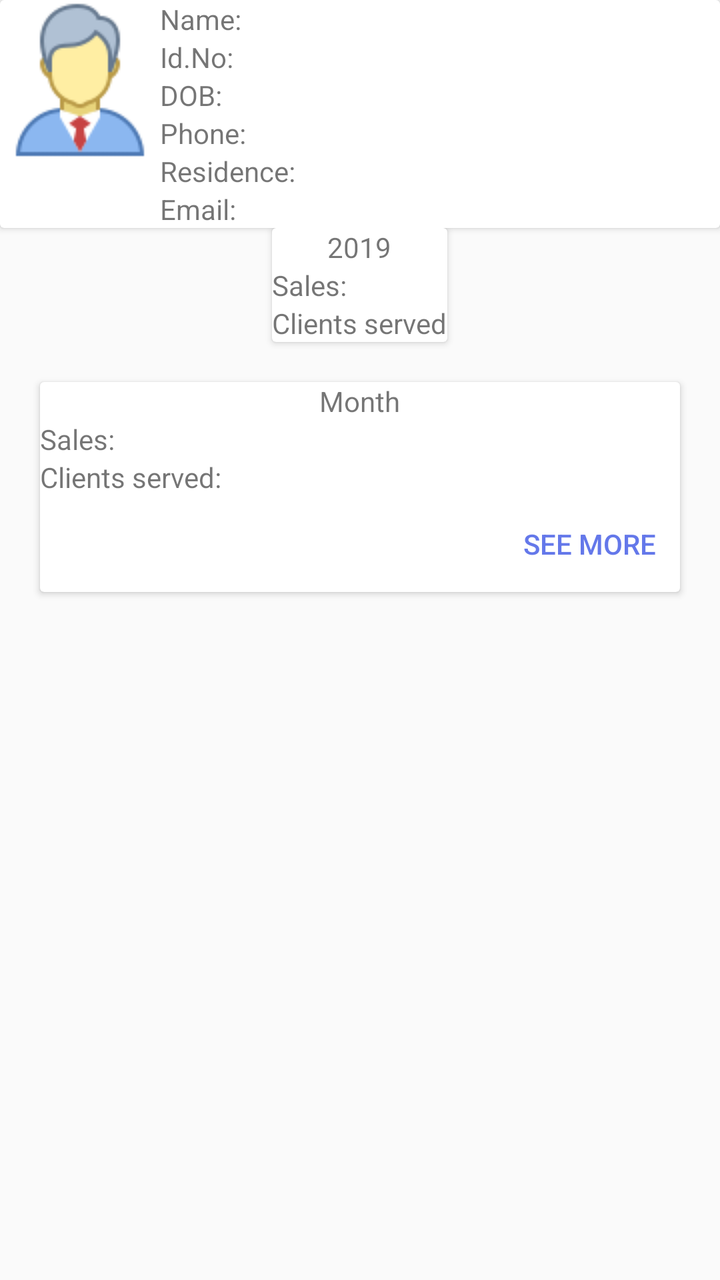
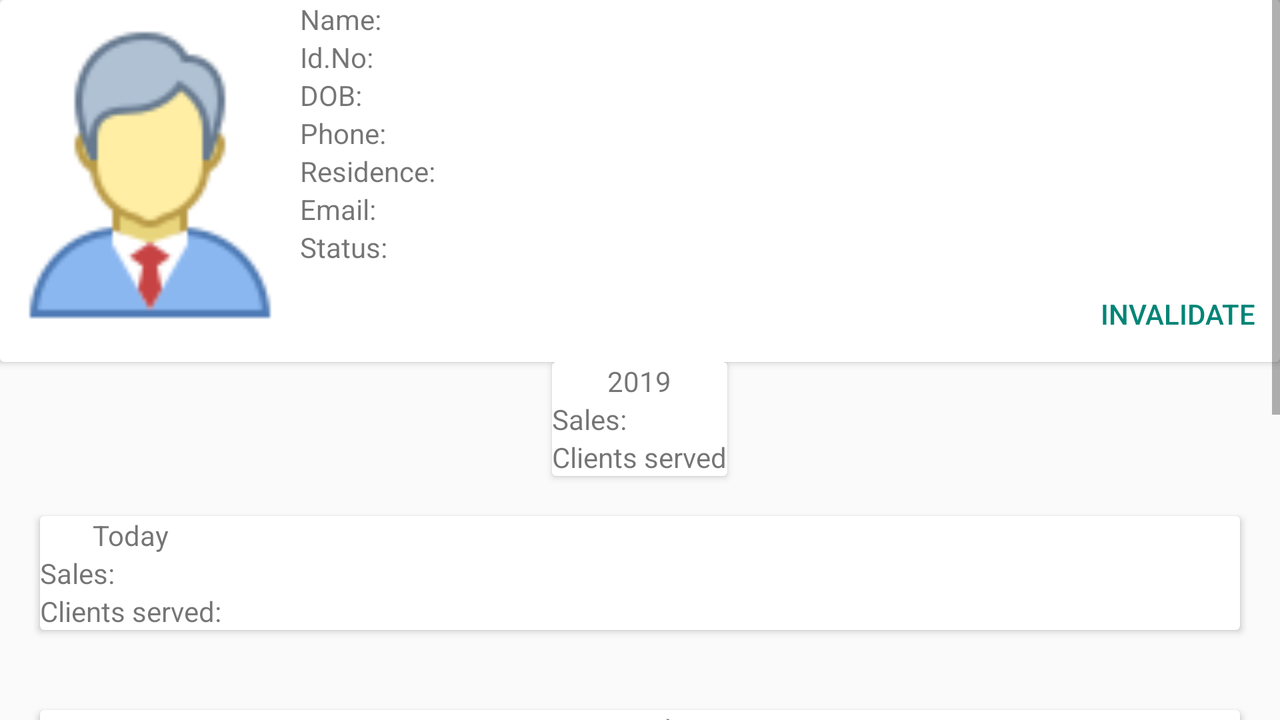

First picture: res/layout/ on a phone held upright. Second picture: the repository's own variant of that layout, on a device whose configuration matches the variant's folder. Source for both follows.
<!-- AndroidManifest.xml: application theme Theme.AppCompat.Light -->
<!-- res/layout/fragment_user__stats_fragment2.xml -->
<?xml version="1.0" encoding="utf-8"?>
<android.widget.RelativeLayout
    xmlns:android="http://schemas.android.com/apk/res/android"
    xmlns:app="http://schemas.android.com/apk/res-auto"
    xmlns:tools="http://schemas.android.com/tools"
    android:layout_width="match_parent"
    android:layout_height="match_parent"
    >
    <androidx.cardview.widget.CardView
        android:id="@+id/userdetailsCard"
        android:layout_width="match_parent"
        android:layout_height="wrap_content">
        <RelativeLayout
            android:layout_width="match_parent"
            android:layout_height="wrap_content">

            <ImageView
                android:id="@+id/profilePic"
                android:layout_width="wrap_content"
                android:layout_height="wrap_content"
                app:srcCompat="@drawable/icons8businessman80" />
            <RelativeLayout
                android:layout_width="wrap_content"
                android:layout_height="wrap_content"
                android:layout_toEndOf="@id/profilePic">
                <TextView
                    android:id="@+id/na"
                    android:layout_width="wrap_content"
                    android:layout_height="wrap_content"
                    android:text="Name:"
                    />
                <TextView
                    android:id="@+id/Name"
                    android:layout_width="wrap_content"
                    android:layout_height="wrap_content"
                    android:layout_toEndOf="@id/na"
                    />
                <TextView
                    android:id="@+id/id"
                    android:layout_width="wrap_content"
                    android:layout_height="wrap_content"
                    android:text="Id.No:"
                    android:layout_below="@id/na"
                    />
                <TextView
                    android:id="@+id/idno"
                    android:layout_width="wrap_content"
                    android:layout_height="wrap_content"
                    android:layout_toEndOf="@id/id"
                    android:layout_below="@id/Name"/>
                <TextView
                    android:id="@+id/dobirth"
                    android:layout_width="wrap_content"
                    android:layout_height="wrap_content"
                    android:layout_below="@id/id"
                    android:text="DOB:"
                    />
                <TextView
                    android:id="@+id/DOB"
                    android:layout_width="wrap_content"
                    android:layout_height="wrap_content"
                    android:layout_below="@id/idno"
                    android:layout_toEndOf="@id/dobirth"
                    />
                <TextView
                    android:id="@+id/pho"
                    android:layout_width="wrap_content"
                    android:layout_height="wrap_content"
                    android:layout_below="@id/dobirth"
                    android:text="Phone:"
                    />
                <TextView
                    android:id="@+id/mobile"
                    android:layout_width="wrap_content"
                    android:layout_height="wrap_content"
                    android:layout_below="@id/DOB"
                    android:layout_toEndOf="@id/pho"
                    />
                <TextView
                    android:id="@+id/res"
                    android:layout_width="wrap_content"
                    android:layout_height="wrap_content"
                    android:layout_below="@id/pho"
                    android:text="Residence:"
                    />
                <TextView
                    android:id="@+id/mresidence"
                    android:layout_width="wrap_content"
                    android:layout_height="wrap_content"
                    android:layout_below="@id/mobile"
                    android:layout_toEndOf="@id/res"
                    />
                <TextView
                    android:id="@+id/ema"
                    android:layout_width="wrap_content"
                    android:layout_height="wrap_content"
                    android:layout_below="@id/res"
                    android:text="Email:"
                    />
                <TextView
                    android:id="@+id/memail"
                    android:layout_width="wrap_content"
                    android:layout_height="wrap_content"
                    android:layout_below="@id/mresidence"
                    android:layout_toEndOf="@id/ema"
                    />

            </RelativeLayout>

        </RelativeLayout>

    </androidx.cardview.widget.CardView>
    <androidx.cardview.widget.CardView
        android:id="@+id/yearSummaryCard"
        android:layout_width="wrap_content"
        android:layout_height="wrap_content"
        android:layout_below="@id/userdetailsCard"
        android:layout_centerInParent="true">
        <RelativeLayout
            android:layout_width="wrap_content"
            android:layout_height="wrap_content">
            <TextView
                android:id="@+id/year"
                android:layout_width="wrap_content"
                android:layout_height="wrap_content"
                android:text="2019"
                android:layout_centerHorizontal="true"
                />
            <TextView
                android:id="@+id/sa"
                android:layout_width="wrap_content"
                android:layout_height="wrap_content"
                android:text="Sales:"
                android:layout_below="@id/year"
                />
            <TextView
                android:id="@+id/user_sales"
                android:layout_width="wrap_content"
                android:layout_height="wrap_content"
                android:layout_below="@id/year"
                android:layout_toEndOf="@id/sa"/>
            <TextView
                android:id="@+id/cli"
                android:layout_width="wrap_content"
                android:layout_height="wrap_content"
                android:text="Clients served"
                android:layout_below="@id/sa"/>
            <TextView
                android:id="@+id/client_served"
                android:layout_width="wrap_content"
                android:layout_height="wrap_content"
                android:layout_below="@id/sa"
                android:layout_toEndOf="@id/cli"/>

        </RelativeLayout>
    </androidx.cardview.widget.CardView>
    <androidx.cardview.widget.CardView
        android:id="@+id/currentMonthCard"
        android:layout_width="wrap_content"
        android:layout_height="wrap_content"
        android:layout_below="@id/yearSummaryCard"
        android:layout_margin="20dp"
        >
        <RelativeLayout
            android:layout_width="wrap_content"
            android:layout_height="wrap_content">
            <TextView
                android:id="@+id/current_month"
                android:layout_width="wrap_content"
                android:layout_height="wrap_content"
                android:text="Month"
                android:layout_centerHorizontal="true"
                />
            <TextView
                android:id="@+id/cur_Msa"
                android:layout_width="wrap_content"
                android:layout_height="wrap_content"
                android:text="Sales:"
                android:layout_below="@id/current_month"
                />
            <TextView
                android:id="@+id/current_Msales"
                android:layout_width="wrap_content"
                android:layout_height="wrap_content"
                android:layout_below="@id/current_month"
                android:layout_toEndOf="@id/cur_Msa"/>
            <TextView
                android:id="@+id/curr_Mcli"
                android:layout_width="wrap_content"
                android:layout_height="wrap_content"
                android:text="Clients served:"
                android:layout_below="@id/cur_Msa"/>
            <TextView
                android:id="@+id/current_Mclient_served"
                android:layout_width="wrap_content"
                android:layout_height="wrap_content"
                android:layout_below="@id/cur_Msa"
                android:layout_toEndOf="@id/curr_Mcli"/>

            <Button
                android:id="@+id/seeMonths"
                style="@style/Widget.AppCompat.Button.Borderless.Colored"
                android:layout_width="wrap_content"
                android:layout_height="wrap_content"
                android:layout_below="@id/current_Mclient_served"
                android:layout_alignParentEnd="true"
                android:text="see more"
                android:textColor="@color/colorPrimary" />

        </RelativeLayout>
    </androidx.cardview.widget.CardView>



</android.widget.RelativeLayout>
<!-- resources referenced by this layout -->
<resources>
  <color name="colorPrimary">#6478ea</color>
  <!-- drawable icons8businessman80: png bitmap (drawable, 3278 bytes) -->
</resources>
<!-- res/layout-land/fragment_user__stats_fragment2.xml (the repository's variant of the layout above) -->
<!-- drawn on the phone turned sideways -->
<?xml version="1.0" encoding="utf-8"?>
<android.widget.RelativeLayout
    xmlns:android="http://schemas.android.com/apk/res/android"
    xmlns:app="http://schemas.android.com/apk/res-auto"
    xmlns:tools="http://schemas.android.com/tools"
    android:layout_width="match_parent"
    android:layout_height="match_parent"
    >

    <ScrollView
        android:layout_width="match_parent"
        android:layout_height="match_parent">

        <RelativeLayout
            android:layout_width="wrap_content"
            android:layout_height="wrap_content">

            <androidx.cardview.widget.CardView
                android:id="@+id/userdetailsCard"
                android:layout_width="match_parent"
                android:layout_height="wrap_content">

                <RelativeLayout
                    android:layout_width="match_parent"
                    android:layout_height="wrap_content">

                    <ImageView
                        android:id="@+id/profilePic"
                        android:layout_width="150dp"
                        android:layout_height="175dp"
                        app:srcCompat="@drawable/icons8businessman80" />

                    <RelativeLayout
                        android:layout_width="wrap_content"
                        android:layout_height="wrap_content"
                        android:layout_toEndOf="@id/profilePic">

                        <TextView
                            android:id="@+id/na"
                            android:layout_width="wrap_content"
                            android:layout_height="wrap_content"
                            android:text="Name:" />

                        <TextView
                            android:id="@+id/Name"
                            android:layout_width="wrap_content"
                            android:layout_height="wrap_content"
                            android:layout_toEndOf="@id/na" />

                        <TextView
                            android:id="@+id/id"
                            android:layout_width="wrap_content"
                            android:layout_height="wrap_content"
                            android:layout_below="@id/na"
                            android:text="Id.No:" />

                        <TextView
                            android:id="@+id/idno"
                            android:layout_width="wrap_content"
                            android:layout_height="wrap_content"
                            android:layout_below="@id/Name"
                            android:layout_toEndOf="@id/id" />

                        <TextView
                            android:id="@+id/dobirth"
                            android:layout_width="wrap_content"
                            android:layout_height="wrap_content"
                            android:layout_below="@id/id"
                            android:text="DOB:" />

                        <TextView
                            android:id="@+id/DOB"
                            android:layout_width="wrap_content"
                            android:layout_height="wrap_content"
                            android:layout_below="@id/idno"
                            android:layout_toEndOf="@id/dobirth" />

                        <TextView
                            android:id="@+id/pho"
                            android:layout_width="wrap_content"
                            android:layout_height="wrap_content"
                            android:layout_below="@id/dobirth"
                            android:text="Phone:" />

                        <TextView
                            android:id="@+id/mobile"
                            android:layout_width="wrap_content"
                            android:layout_height="wrap_content"
                            android:layout_below="@id/DOB"
                            android:layout_toEndOf="@id/pho" />

                        <TextView
                            android:id="@+id/res"
                            android:layout_width="wrap_content"
                            android:layout_height="wrap_content"
                            android:layout_below="@id/pho"
                            android:text="Residence:" />

                        <TextView
                            android:id="@+id/mresidence"
                            android:layout_width="wrap_content"
                            android:layout_height="wrap_content"
                            android:layout_below="@id/mobile"
                            android:layout_toEndOf="@id/res" />

                        <TextView
                            android:id="@+id/ema"
                            android:layout_width="wrap_content"
                            android:layout_height="wrap_content"
                            android:layout_below="@id/res"
                            android:text="Email:" />

                        <TextView
                            android:id="@+id/memail"
                            android:layout_width="wrap_content"
                            android:layout_height="wrap_content"
                            android:layout_below="@id/mresidence"
                            android:layout_toEndOf="@id/ema" />

                        <TextView
                            android:id="@+id/mstat"
                            android:layout_width="wrap_content"
                            android:layout_height="wrap_content"
                            android:layout_below="@id/ema"
                            android:text="Status:" />

                        <TextView
                            android:id="@+id/mstatus"
                            android:layout_width="wrap_content"
                            android:layout_height="wrap_content"
                            android:layout_below="@id/memail"
                            android:layout_toEndOf="@id/mstat" />

                        <Button
                            android:id="@+id/access_btn"
                            style="@style/Widget.AppCompat.Button.Borderless.Colored"
                            android:layout_width="wrap_content"
                            android:layout_height="wrap_content"
                            android:layout_below="@id/mstatus"
                            android:layout_alignParentEnd="true"
                            android:text="INVALIDATE" />
                    </RelativeLayout>

                </RelativeLayout>

            </androidx.cardview.widget.CardView>

            <androidx.cardview.widget.CardView
                android:id="@+id/yearSummaryCard"
                android:layout_width="wrap_content"
                android:layout_height="wrap_content"
                android:layout_below="@id/userdetailsCard"
                android:layout_centerInParent="true">

                <RelativeLayout
                    android:layout_width="wrap_content"
                    android:layout_height="wrap_content">

                    <TextView
                        android:id="@+id/year"
                        android:layout_width="wrap_content"
                        android:layout_height="wrap_content"
                        android:layout_centerHorizontal="true"
                        android:text="2019" />

                    <TextView
                        android:id="@+id/sa"
                        android:layout_width="wrap_content"
                        android:layout_height="wrap_content"
                        android:layout_below="@id/year"
                        android:text="Sales:" />

                    <TextView
                        android:id="@+id/user_sales"
                        android:layout_width="wrap_content"
                        android:layout_height="wrap_content"
                        android:layout_below="@id/year"
                        android:layout_toEndOf="@id/sa" />

                    <TextView
                        android:id="@+id/cli"
                        android:layout_width="wrap_content"
                        android:layout_height="wrap_content"
                        android:layout_below="@id/sa"
                        android:text="Clients served" />

                    <TextView
                        android:id="@+id/client_served"
                        android:layout_width="wrap_content"
                        android:layout_height="wrap_content"
                        android:layout_below="@id/sa"
                        android:layout_toEndOf="@id/cli" />

                </RelativeLayout>
            </androidx.cardview.widget.CardView>

            <androidx.cardview.widget.CardView
                android:id="@+id/TodayCard"
                android:layout_width="match_parent"
                android:layout_height="wrap_content"
                android:layout_below="@id/yearSummaryCard"
                android:layout_margin="20dp">

                <RelativeLayout
                    android:layout_width="wrap_content"
                    android:layout_height="wrap_content">

                    <TextView
                        android:id="@+id/today"
                        android:layout_width="wrap_content"
                        android:layout_height="wrap_content"
                        android:layout_centerHorizontal="true"
                        android:text="Today" />

                    <TextView
                        android:id="@+id/tod_sa"
                        android:layout_width="wrap_content"
                        android:layout_height="wrap_content"
                        android:layout_below="@id/today"
                        android:text="Sales:" />

                    <TextView
                        android:id="@+id/tod_sales"
                        android:layout_width="wrap_content"
                        android:layout_height="wrap_content"
                        android:layout_below="@id/today"
                        android:layout_toEndOf="@id/tod_sa" />

                    <TextView
                        android:id="@+id/tod_cli"
                        android:layout_width="wrap_content"
                        android:layout_height="wrap_content"
                        android:layout_below="@id/tod_sa"
                        android:text="Clients served:" />

                    <TextView
                        android:id="@+id/tod_client_served"
                        android:layout_width="wrap_content"
                        android:layout_height="wrap_content"
                        android:layout_below="@id/tod_sa"
                        android:layout_toEndOf="@id/tod_cli" />

                </RelativeLayout>
            </androidx.cardview.widget.CardView>

            <androidx.cardview.widget.CardView
                android:id="@+id/currentMonthCard"
                android:layout_width="wrap_content"
                android:layout_height="wrap_content"
                android:layout_below="@id/TodayCard"
                android:layout_margin="20dp">

                <RelativeLayout
                    android:layout_width="wrap_content"
                    android:layout_height="wrap_content">

                    <TextView
                        android:id="@+id/current_month"
                        android:layout_width="wrap_content"
                        android:layout_height="wrap_content"
                        android:layout_centerHorizontal="true"
                        android:text="Month" />

                    <TextView
                        android:id="@+id/cur_Msa"
                        android:layout_width="wrap_content"
                        android:layout_height="wrap_content"
                        android:layout_below="@id/current_month"
                        android:text="Sales:" />

                    <TextView
                        android:id="@+id/current_Msales"
                        android:layout_width="wrap_content"
                        android:layout_height="wrap_content"
                        android:layout_below="@id/current_month"
                        android:layout_toEndOf="@id/cur_Msa" />

                    <TextView
                        android:id="@+id/curr_Mcli"
                        android:layout_width="wrap_content"
                        android:layout_height="wrap_content"
                        android:layout_below="@id/cur_Msa"
                        android:text="Clients served:" />

                    <TextView
                        android:id="@+id/current_Mclient_served"
                        android:layout_width="wrap_content"
                        android:layout_height="wrap_content"
                        android:layout_below="@id/cur_Msa"
                        android:layout_toEndOf="@id/curr_Mcli" />

                    <Button
                        android:id="@+id/seeMonths"
                        style="@style/Widget.AppCompat.Button.Borderless.Colored"
                        android:layout_width="wrap_content"
                        android:layout_height="wrap_content"
                        android:layout_below="@id/current_Mclient_served"
                        android:layout_alignParentEnd="true"
                        android:text="see more"
                        android:textColor="@color/colorPrimary" />

                </RelativeLayout>
            </androidx.cardview.widget.CardView>

            <androidx.cardview.widget.CardView
                android:id="@+id/currentWeekCard"
                android:layout_width="wrap_content"
                android:layout_height="wrap_content"
                android:layout_below="@id/currentMonthCard"
                android:layout_margin="20dp">

                <RelativeLayout
                    android:layout_width="wrap_content"
                    android:layout_height="wrap_content">

                    <TextView
                        android:id="@+id/current_week"
                        android:layout_width="wrap_content"
                        android:layout_height="wrap_content"
                        android:layout_centerHorizontal="true"
                        android:text="Week" />

                    <TextView
                        android:id="@+id/cur_Wsa"
                        android:layout_width="wrap_content"
                        android:layout_height="wrap_content"
                        android:layout_below="@id/current_week"
                        android:text="Sales:" />

                    <TextView
                        android:id="@+id/current_Wsales"
                        android:layout_width="wrap_content"
                        android:layout_height="wrap_content"
                        android:layout_below="@id/current_week"
                        android:layout_toEndOf="@id/cur_Wsa" />

                    <TextView
                        android:id="@+id/curr_Wcli"
                        android:layout_width="wrap_content"
                        android:layout_height="wrap_content"
                        android:layout_below="@id/cur_Wsa"
                        android:text="Clients served:" />

                    <TextView
                        android:id="@+id/current_Wclient_served"
                        android:layout_width="wrap_content"
                        android:layout_height="wrap_content"
                        android:layout_below="@id/cur_Wsa"
                        android:layout_toEndOf="@id/curr_Wcli" />

                    <Button
                        android:id="@+id/seeWeeks"
                        style="@style/Widget.AppCompat.Button.Borderless.Colored"
                        android:layout_width="wrap_content"
                        android:layout_height="wrap_content"
                        android:layout_below="@id/current_Wclient_served"
                        android:layout_alignParentEnd="true"
                        android:text="see more"
                        android:textColor="@color/colorPrimary" />

                </RelativeLayout>
            </androidx.cardview.widget.CardView>
        </RelativeLayout>
    </ScrollView>
</android.widget.RelativeLayout>
